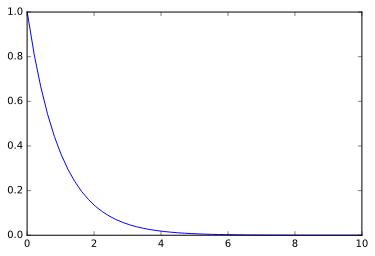

Generate this figure with Python:
# -*- coding: utf-8 -*-
"""
Created on Sat Dec  3 18:50:26 2016
@author: soma0sd
"""
import numpy as np
from matplotlib import pyplot as plt

def N(t):
  global N0, lamb
  return np.exp(-lamb*t)*N0

lamb = 1.0
N0 = 1.0
t = np.linspace(0, 10)
plt.plot(t, N(t))
